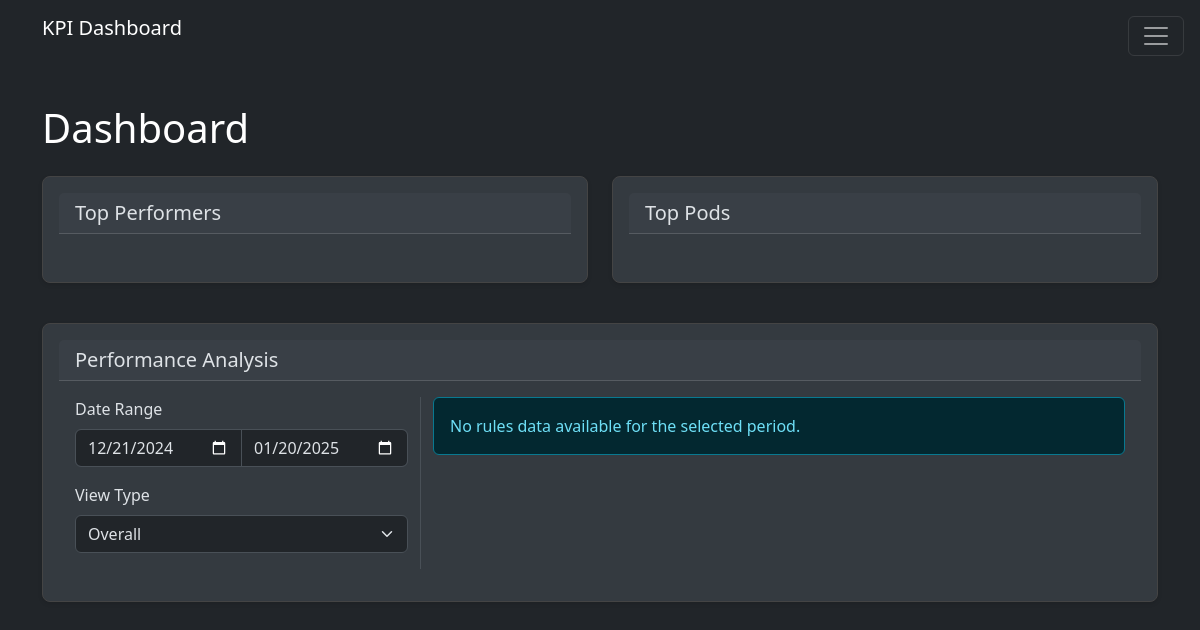
/admin/pages/dashboard.php, run on an earlier commit of the app's database.
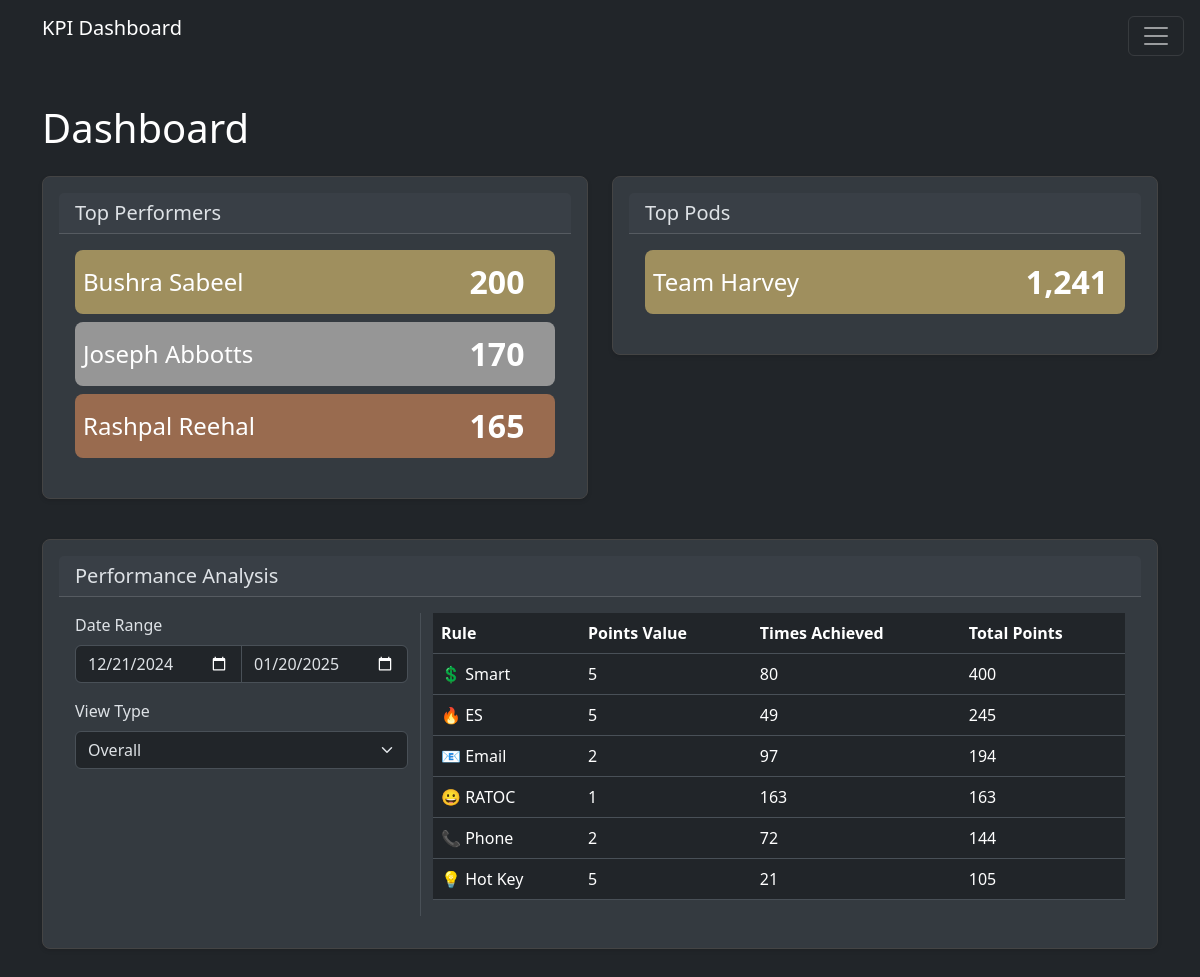
And on a later commit of the database.
### tables this page shows
CREATE TABLE `users` (
  `id` int(11) NOT NULL,
  `first_name` varchar(50) NOT NULL,
  `last_name` varchar(50) NOT NULL,
  `email` varchar(100) DEFAULT NULL,
  `created_at` timestamp NULL DEFAULT current_timestamp()
);

CREATE TABLE `pods` (
  `id` int(11) NOT NULL,
  `name` varchar(100) NOT NULL,
  `description` text DEFAULT NULL,
  `created_at` timestamp NULL DEFAULT current_timestamp()
);

### public/admin/pages/dashboard.php (the view, shortened to what the changed rows need)
<?php
require_once $_SERVER['DOCUMENT_ROOT'] . '/public/admin/includes/header.php';
?>
<div class="container py-5">
    <h1 class="mb-4">Dashboard</h1>
    <?php
    $dbConnection = Database::getInstance()->getConnection();
    $endDate = new DateTime();
    $startDate = (new DateTime())->modify('-30 days');
    $rulesQuery = "
        SELECT
            cr.name as rule_name,
            cr.emoji,
            cr.points,
            COUNT(DISTINCT ds.id) as occurrences,
            COALESCE(SUM(ds.score), 0) as total_occurrences,
            COALESCE(SUM(ds.score * cr.points), 0) as total_points
        FROM competition_rules cr
        LEFT JOIN daily_scores ds ON cr.id = ds.rule_id
            AND ds.date BETWEEN :start_date AND :end_date
    ";
    $rulesQuery .= " GROUP BY cr.name, cr.emoji, cr.points
                    HAVING SUM(ds.score) > 0
                    ORDER BY total_points DESC";
    $params = [
        ':start_date' => $startDate->format('Y-m-d'),
        ':end_date' => $endDate->format('Y-m-d')
    ];
    $stmt = $dbConnection->prepare($rulesQuery);
    $stmt->execute($params);
    $rulesBreakdown = $stmt->fetchAll(PDO::FETCH_ASSOC);
    function getIndividualPodium($dbConnection, $startDate, $endDate) {
        $query = "
            SELECT
                u.id,
                u.first_name,
                u.last_name,
                COALESCE(SUM(ds.score * cr.points), 0) as total_points
            FROM users u
            LEFT JOIN daily_scores ds ON u.id = ds.user_id
                AND ds.date BETWEEN :start_date AND :end_date
            LEFT JOIN competition_rules cr ON ds.rule_id = cr.id
            GROUP BY u.id, u.first_name, u.last_name
            HAVING total_points > 0
            ORDER BY total_points DESC
            LIMIT 3
        ";
        $stmt = $dbConnection->prepare($query);
        $stmt->execute([
            ':start_date' => $startDate->format('Y-m-d'),
            ':end_date' => $endDate->format('Y-m-d')
        ]);
        return $stmt->fetchAll(PDO::FETCH_ASSOC);
    }
    function getPodPodium($dbConnection, $startDate, $endDate) {
        $query = "
            SELECT
                p.id,
                p.name,
                COALESCE(SUM(ds.score * cr.points), 0) as total_points
            FROM pods p
            LEFT JOIN pod_assignments pa ON p.id = pa.pod_id
            LEFT JOIN daily_scores ds ON pa.staff_id = ds.user_id
                AND ds.date BETWEEN :start_date AND :end_date
            LEFT JOIN competition_rules cr ON ds.rule_id = cr.id
            GROUP BY p.id, p.name
            HAVING total_points > 0
            ORDER BY total_points DESC
            LIMIT 3
        ";
        $stmt = $dbConnection->prepare($query);
        $stmt->execute([
            ':start_date' => $startDate->format('Y-m-d'),
            ':end_date' => $endDate->format('Y-m-d')
        ]);
        return $stmt->fetchAll(PDO::FETCH_ASSOC);
    }
    $individualPodium = getIndividualPodium($dbConnection, $startDate, $endDate);
    $podPodium = getPodPodium($dbConnection, $startDate, $endDate);
    ?>
    <div class="row mb-4">
        <div class="col-md-6">
            <div class="card">
                <div class="card-header">
                    <h2 class="h5 mb-0">Top Performers</h2>
                </div>
                <div class="card-body">
                    <?php foreach ($individualPodium as $index => $performer): ?>
                        <div class="leaderboard-table position-<?php echo $index + 1; ?>">
                            <div class="person-name">
                                <?php echo htmlspecialchars($performer['first_name'] . ' ' . $performer['last_name']); ?>
                            </div>
                            <div class="points-cell">
                                <?php echo number_format($performer['total_points']); ?>
                            </div>
                        </div>
                    <?php endforeach; ?>
                </div>
            </div>
        </div>
        <div class="col-md-6">
            <div class="card">
                <div class="card-header">
                    <h2 class="h5 mb-0">Top Pods</h2>
                </div>
                <div class="card-body">
                    <?php foreach ($podPodium as $index => $pod): ?>
                        <div class="leaderboard-table position-<?php echo $index + 1; ?>">
                            <div class="person-name">
                                <?php echo htmlspecialchars($pod['name']); ?>
                            </div>
                            <div class="points-cell">
                                <?php echo number_format($pod['total_points']); ?>
                            </div>
                        </div>
                    <?php endforeach; ?>
                </div>
            </div>
        </div>
    </div>
    <div class="row">
        <div class="col-12">
            <div class="card">
                <div class="card-header">
                    <h2 class="h5 mb-0">Performance Analysis</h2>
                </div>
                <div class="card-body">
                    <div class="row">
                        <div class="col-md-8">
                            <?php if (!empty($rulesBreakdown)): ?>
                                <div class="table-responsive">
                                    <table class="table">
                                        <thead>
                                            <tr>
                                                <th>Rule</th>
                                                <th>Points Value</th>
                                                <th>Times Achieved</th>
                                                <th>Total Points</th>
                                            </tr>
                                        </thead>
                                        <tbody>
                                            <?php foreach ($rulesBreakdown as $rule): ?>
                                                <tr>
                                                    <td><?php echo $rule['emoji'] . ' ' . htmlspecialchars($rule['rule_name']); ?></td>
                                                    <td><?php echo $rule['points']; ?></td>
                                                    <td><?php echo number_format($rule['total_occurrences']); ?></td>
                                                    <td><?php echo number_format($rule['total_points']); ?></td>
                                                </tr>
                                            <?php endforeach; ?>
                                        </tbody>
                                    </table>
                                </div>
                            <?php else: ?>
                                <div class="alert alert-info">
                                    No rules data available for the selected period.
                                </div>
                            <?php endif; ?>
                        </div>
                    </div>
                </div>
            </div>
        </div>
    </div>
</div>
<?php require_once $_SERVER['DOCUMENT_ROOT'] . '/public/admin/includes/footer.php'; ?>

What changed in the data, as far as the page shows it:
added users: first_name+last_name "Bushra Sabeel", total_points "200"
added users: first_name+last_name "Joseph Abbotts", total_points "170"
added users: first_name+last_name "Rashpal Reehal", total_points "165"
added pods: name "Team Harvey", total_points "1,241"
Also different on the page:
text no longer shown: "No rules data available for the selected period."
text now shown: "Rule Points Value Times Achieved Total Points"
new list line: "💲 Smart 5 80 400"
new list line: "🔥 ES 5 49 245"
new list line: "📧 Email 2 97 194"
new list line: "😀 RATOC 1 163 163"
new list line: "📞 Phone 2 72 144"
new list line: "💡 Hot Key 5 21 105"
